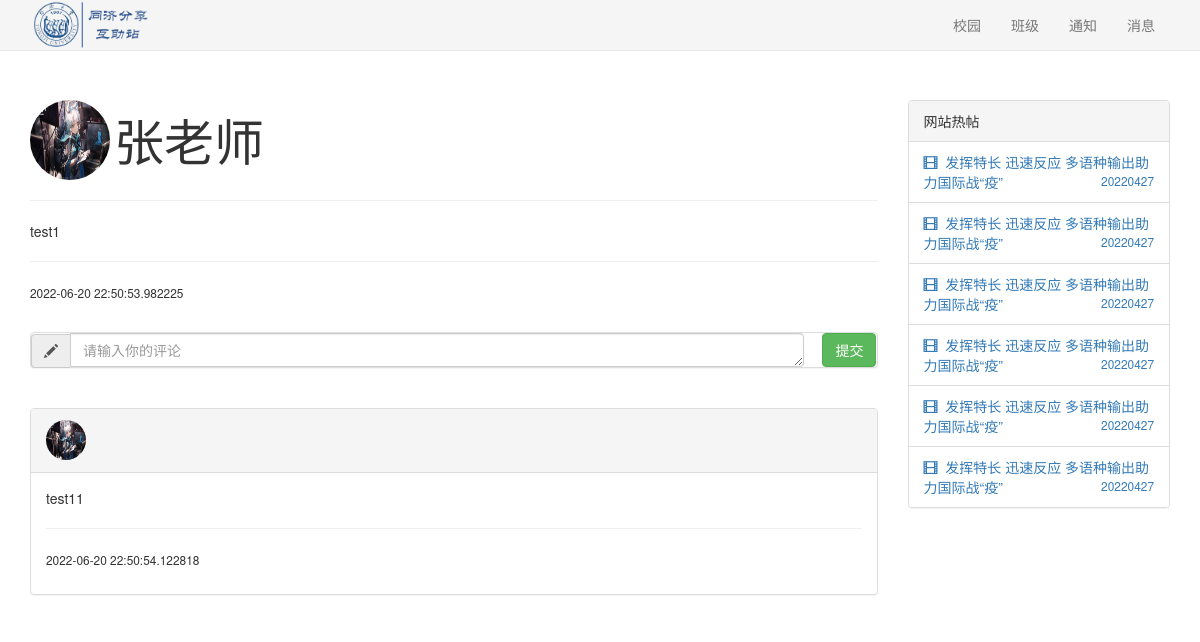
The page /post/1 (signed in) on the database as committed earlier.
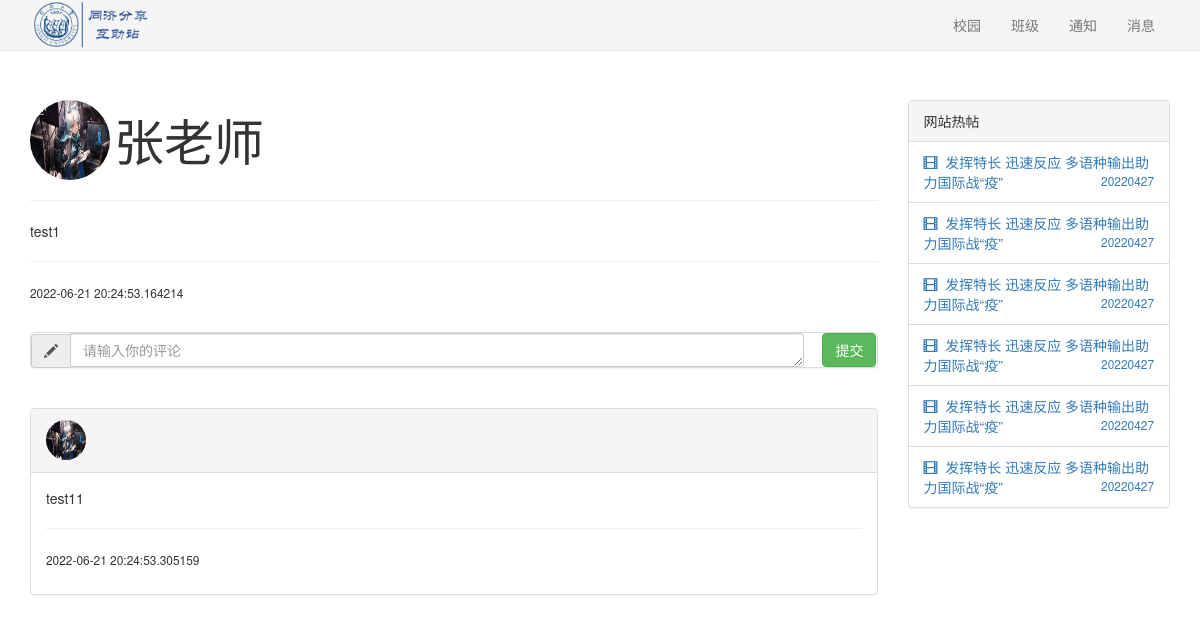
The same page on the database as committed later.
### sql.py (models this page shows, shortened)
class User(UserMixin,db.Model):
    id = db.Column(db.Integer, primary_key=True)  # 主键，学号
    name = db.Column(db.String(20))  # 名字
    password=db.Column(db.String(128)) #密码
    intro=db.Column(db.Text)#个人介绍
    auth=db.Column(db.String(20))#权限
    dormitory=db.Column(db.String(20))#宿舍名
    class_id = db.Column(db.Integer, db.ForeignKey('class_room.id'))#对应的班级
    user_post=db.relationship('post',backref='user_post')#发的帖子
    user_post_comments = db.relationship('post_comment', backref='user_post_comments')#发的评论
    user_notice = db.relationship('notice', backref='user_post')  # 发的帖子
    user_chat_room = db.relationship("chatroom", secondary=user_room,backref=db.backref('user_create', lazy="dynamic")) # 用户对应的聊天室

class post(db.Model):#帖子
    id=db.Column(db.Integer, primary_key=True)
    post_content=db.Column(db.Text)#帖子内容
    create_at = db.Column(db.DateTime, default=datetime.datetime.now)
    update_at = db.Column(db.DateTime, default=datetime.datetime.now, onupdate=datetime.datetime.now)
    publish_user_id=db.Column(db.Integer, db.ForeignKey('user.id'))#发的人
    post_comments=db.relationship('post_comment',backref='post_comments')#评论
    status=db.Column(db.String(20))#状态,比如删除/隐藏

class post_comment(db.Model):
    id=db.Column(db.Integer, primary_key=True)
    comment_content=db.Column(db.Text)#评论内容
    status = db.Column(db.String(20))
    belong_post=db.Column(db.Integer, db.ForeignKey('post.id'))#对应的帖子
    belong_user=db.Column(db.Integer, db.ForeignKey('user.id'))#发的人
    create_at = db.Column(db.DateTime, default=datetime.datetime.now)
    update_at = db.Column(db.DateTime, default=datetime.datetime.now, onupdate=datetime.datetime.now)

### apps/basic.py (the view)
@basicbp.route('/post/<post_id>', methods=['GET', 'POST'])
def viewpost(post_id):
    if (current_user.is_authenticated==False):
        return redirect(url_for("basic.login"))
    if request.method == "POST":
        user_no=current_user.id
        post_content=request.form['comment_content']
        sql.add_post_comment(user_no,post_id,post_content)
    post_content,time,comment,user=sql.find_post(post_id)
    return render_template("post.html",post_content=post_content,time=time,comment=comment,user=user)

### sql.py (called while the page is built)
@login_manager.user_loader
def load_user(user_id):  # 创建用户加载回调函数，接受用户 ID 作为参数
    user = User.query.get(int(user_id))  # 用 ID 作为 User 模型的 主键查询对应的用户
    return user

def find_post(post_id):
    p=post.query.get(post_id)
    comment=p.post_comments
    user=User.query.get(p.publish_user_id)
    time=p.update_at
    return p.post_content,time,comment,user

### apps/templates/post.html (shortened to what this page needs)
<!DOCTYPE html>
<html>
<head>
    <link rel="stylesheet" href="{{ url_for('static', filename='css/bootstrap.min.css') }}">
    <link href="{{ url_for('static', filename='css/minecss.css') }}" rel="stylesheet">
</head>
<body>
{% include "common/header.html" %}
<br><br><br>
<div class="container">
    <div class="row">
        <div class="col-md-9">
            <img class="img-circle" style="width:80px;height:80px;"
                 src="{{ url_for('static', filename='images/roy.jpg') }}"/>
            <span style="vertical-align:middle;font-size: 50px">{{user.name}}</span>
            <hr>
            <p>
                {{post_content}}
            </p>
            <hr>
            <p><small>{{time}}</small></p>
            <br>
            <div class="panel panel-default">
                <form class="form-horizontal" method="post">
                    <div class="row">
                        <div class="col-md-11">
                            <div class="input-group">
                                <div class="input-group-addon glyphicon glyphicon-pencil"></div>
                                <textarea class="form-control" rows="1" name="comment_content" placeholder="请输入你的评论"
                                          required></textarea>
                            </div>
                        </div>
                        <div class="col-md-1">
                            <input type="submit" value="提交" class="btn btn-success pull-right">
                        </div>
                    </div>
                </form>
            </div>
            <br>
            {% for comment in comment %}
            <div class="panel panel-default">
                <div class="panel-heading">
                    <img class="img-circle" style="width:40px;height:40px;"
                         src="{{ url_for('static', filename='images/roy.jpg') }}"/>
                </div>
                <div class="panel-body">
                    <p>{{comment.comment_content}}</p>
                    <hr>
                    <p><small>{{comment.update_at}}</small></p>
                </div>
            </div>
            {% endfor %}
        </div>
        {% include "common/sidebar.html" %}
    </div>
</div>
</body>
</html>

### apps/templates/common/header.html
<div>
    <nav class="navbar navbar-default navbar-static navbar-fixed-top" role="navigation" style="background:#F5F5F5">
        <div class="container">
            <div class="navbar-header">
                <img style="height:50px;overflow:hidden;"
                     src="{{ url_for('static', filename='images/img_title.png') }}"/>
            </div>
            <div class="pull-right">
                <ul class="nav navbar-nav">
                    <li><a href="#">校园</a></li>
                    <li><a href={{url_for("basic.myclass")}}>班级</a></li>
                    <li><a href="#">通知</a></li>
                    <li><a href="#">消息</a></li>
                </ul>
            </div>
        </div>
    </nav>
</div>
<br><br>

### apps/templates/common/sidebar.html
<div class="col-md-3 sidebar-offcanvas" id="sidebar">
    <div class="panel panel-default">
        <div class="panel-heading">网站热帖</div>
        <ul class="list-group">
            <li class="list-group-item">
                <a href="">
                    <span class="glyphicon glyphicon-film"></span>&nbsp;
                    发挥特长 迅速反应 多语种输出助力国际战“疫” <small class="pull-right">20220427</small>
                </a>
            </li>
            <li class="list-group-item">
                <a href="">
                    <span class="glyphicon glyphicon-film"></span>&nbsp;
                    发挥特长 迅速反应 多语种输出助力国际战“疫” <small class="pull-right">20220427</small>
                </a>
            </li>
            <li class="list-group-item">
                <a href="">
                    <span class="glyphicon glyphicon-film"></span>&nbsp;
                    发挥特长 迅速反应 多语种输出助力国际战“疫” <small class="pull-right">20220427</small>
                </a>
            </li>
            <li class="list-group-item">
                <a href="">
                    <span class="glyphicon glyphicon-film"></span>&nbsp;
                    发挥特长 迅速反应 多语种输出助力国际战“疫” <small class="pull-right">20220427</small>
                </a>
            </li>
            <li class="list-group-item">
                <a href="">
                    <span class="glyphicon glyphicon-film"></span>&nbsp;
                    发挥特长 迅速反应 多语种输出助力国际战“疫”<small class="pull-right">20220427</small>
                </a>
            </li>
            <li class="list-group-item">
                <a href="">
                    <span class="glyphicon glyphicon-film"></span>&nbsp;
                    发挥特长 迅速反应 多语种输出助力国际战“疫”<small class="pull-right">20220427</small>
                </a>
            </li>
        </ul>
    </div>
</div>

Rows that differ between the two databases and show on the page:
changed post "test1": update_at "2022-06-20 22:50:53.982225" → "2022-06-21 20:24:53.164214"
changed post_comment "test11": update_at "2022-06-20 22:50:54.122818" → "2022-06-21 20:24:53.305159"
